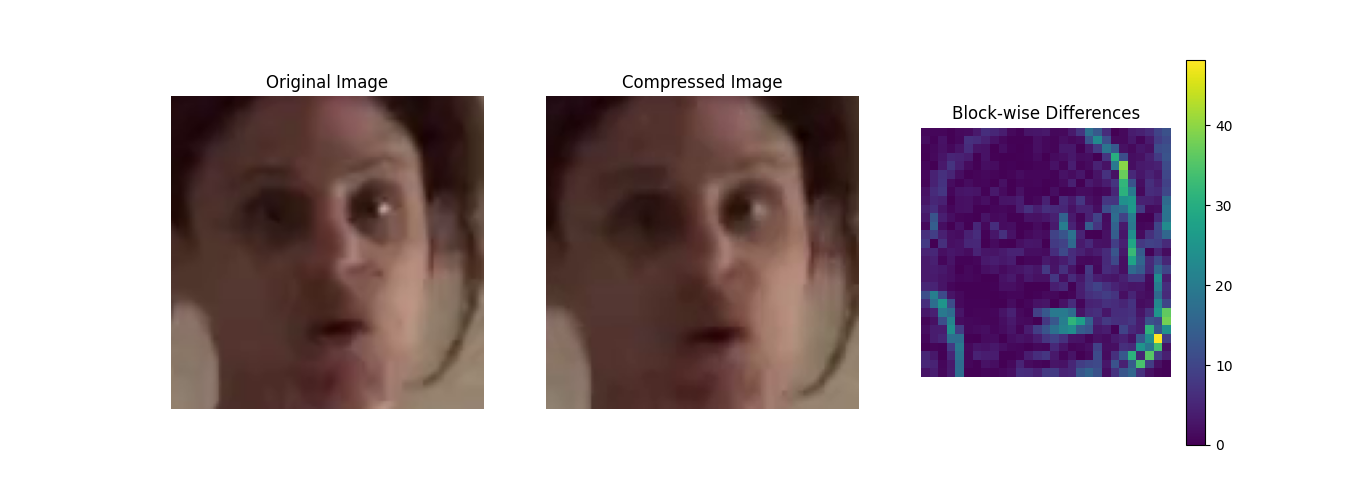

Python code for this plot:
import cv2
import numpy as np
from matplotlib import pyplot as plt
from ImageFeatures import extract_texture_features, extract_statistical_features
from VideoProcessing import get_frame_from_video
 
def calculate_blockwise_differences(image1, image2, block_size):
    # Convert the images to grayscale
    gray1 = cv2.cvtColor(image1, cv2.COLOR_BGR2GRAY)
    gray2 = cv2.cvtColor(image2, cv2.COLOR_BGR2GRAY)

    # Calculate the dimensions of the images
    h, w = gray1.shape

    # Calculate the number of blocks in each dimension
    num_blocks_h = h // block_size[0]
    num_blocks_w = w // block_size[1]

    # Initialize an array to store block-wise differences
    blockwise_diff = np.zeros((num_blocks_h, num_blocks_w))

    # Loop over each block and calculate the absolute difference
    for i in range(num_blocks_h):
        for j in range(num_blocks_w):
            block1 = gray1[i * block_size[0]:(i + 1) * block_size[0], j * block_size[1]:(j + 1) * block_size[1]]
            block2 = gray2[i * block_size[0]:(i + 1) * block_size[0], j * block_size[1]:(j + 1) * block_size[1]]
            
            blockwise_diff[i, j] = np.abs(np.mean(block1) - np.mean(block2))

    return blockwise_diff

def detect_compression_artifacts_blockwise(original_image_path, compressed_image_path, block_size=(8, 8), display=True):
    # Read the images

    if isinstance(original_image_path,str):
        original_image = cv2.imread(original_image_path)
        compressed_image = cv2.imread(compressed_image_path)
    else:
        original_image = original_image_path
        compressed_image = compressed_image_path

    # Resize images to a common size
    common_size = (min(original_image.shape[1], compressed_image.shape[1]),
                   min(original_image.shape[0], compressed_image.shape[0]))
    original_resized = cv2.resize(original_image, common_size, interpolation=cv2.INTER_AREA)
    compressed_resized = cv2.resize(compressed_image, common_size, interpolation=cv2.INTER_AREA)

    # Calculate block-wise differences
    blockwise_diff = calculate_blockwise_differences(original_resized, compressed_resized, block_size)

    # Display the images and the block-wise differences
    if display:
        plt.figure(figsize=(14, 5))

        plt.subplot(1, 3, 1)
        plt.imshow(cv2.cvtColor(original_resized, cv2.COLOR_BGR2RGB))
        plt.title('Original Image')
        plt.axis('off')

        plt.subplot(1, 3, 2)
        plt.imshow(cv2.cvtColor(compressed_resized, cv2.COLOR_BGR2RGB))
        plt.title('Compressed Image')
        plt.axis('off')

        plt.subplot(1, 3, 3)
        plt.imshow(blockwise_diff, cmap='viridis', vmin=0, vmax=np.max(blockwise_diff))
        plt.title('Block-wise Differences')
        plt.colorbar()
        plt.axis('off')

        plt.show(block=True)

    return blockwise_diff




if __name__ == '__main__':
    original_image_path = 'orig_cropped_face.png'
    compressed_image_path = 'fake_cropped_face.png'
    dataset_path = 'D:/datasets/dfdc_train_part_0/'
    OriginalVideo = "aayrffkzxn.mp4"
    FakeVideo = "abhggqdift.mp4"

    # Specify the block size for SSIM calculation
    block_size = (4, 4)

    # Visualize block-wise compression artifacts
    #blockwise_diff = detect_compression_artifacts_blockwise(original_image_path, compressed_image_path, block_size=block_size)

    original_image = get_frame_from_video(dataset_path + OriginalVideo)

    fake_image = get_frame_from_video(dataset_path + FakeVideo)
    Plot = True
    blockwise_diff = detect_compression_artifacts_blockwise(original_image, fake_image, block_size=block_size,display=Plot)

    texture_Features =  extract_texture_features(blockwise_diff, prefix='compression_')

    statistical_features = extract_statistical_features(blockwise_diff, prefix='compression_')
    
    pass
